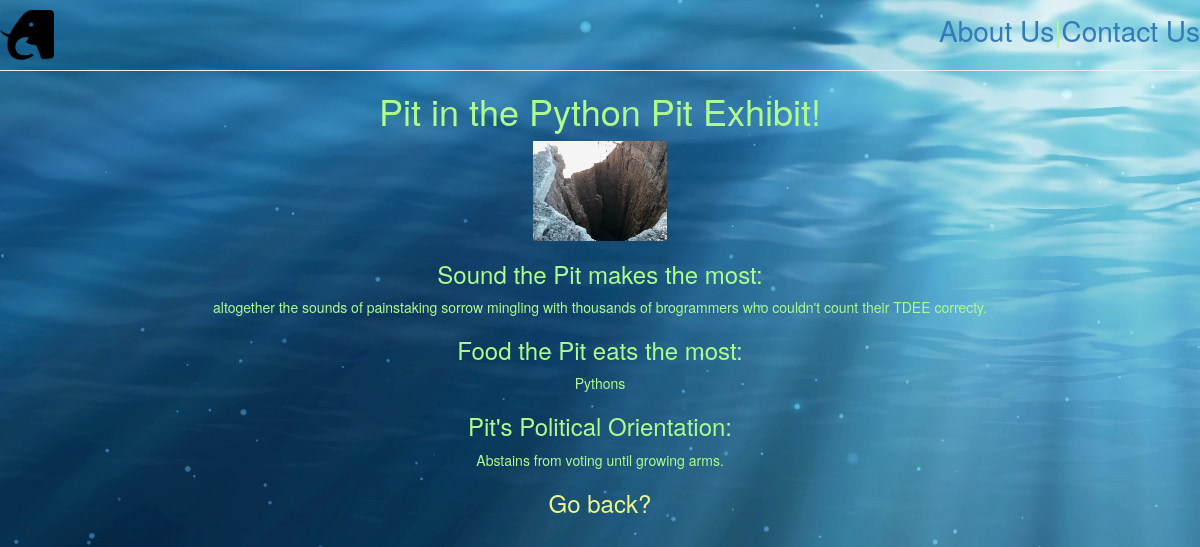
Page /zoo/animal/11 on the committed database.
### zoo/models.py (models this page shows, shortened)
class Animal(models.Model):
    name = models.CharField(max_length=200)
    imageFileName = models.CharField(max_length=200, null=True)
    sound = models.CharField(max_length=200)
    food = models.CharField(max_length=200)
    political = models.CharField(max_length=200)
    exhibit = models.ForeignKey('Exhibit', on_delete=models.SET_NULL, null=True)

class Exhibit(models.Model):
    name = models.CharField(max_length=200, help_text="Enter an Exhibit name.")
    zoo = models.ForeignKey('Zoo', on_delete=models.SET_NULL, null=True)
    hasExit = models.BooleanField(default=False)
    def __str__(self):
        return self.name
    def get_absolute_url(self):
        return reverse('exhibitDetail', args=[str(self.id)])

### zoo/views.py (the view)
# urls.py: path('animal/<int:pk>', views.AnimalDetailView.as_view(), name='animalDetail'),
class AnimalDetailView(generic.DetailView):
    model = Animal

### zoo/templates/zoo/animal_detail.html
{% extends "base_generic.html" %}
{% block content %}
<h1>{{ animal.name }} in the {{ animal.exhibit }} Exhibit!</h1>
{% load static %}
<img class="animalPic" src="{% static animal.imageFileName %}"></img>
<h3>Sound the {{animal.name }} makes the most:</h3>
{{ animal.sound }}
<h3>Food the {{ animal.name }} eats the most:</h3>
{{ animal.food }}
<h3>{{ animal.name }}'s Political Orientation:</h3>
{{ animal.political }}
<h3><a class="goBack" href="{{ animal.exhibit.get_absolute_url }}">Go back?</a></h3>
{% endblock %}

### zoo/static/css/styles.css (style rules this page uses)
html { margin: 0; padding: 0; }
body { color: rgb(174, 251, 142); text-align: center; margin: 0; padding: 0; background-image: url("background.png"); }
.goBack { color:rgb(234, 249, 138); }
.animalPic { height: 100px; }

### rows in the picture
Animal: name "Pit", exhibit "Python Pit", imageFileName (picture), sound "altogether the sounds of painstaking sorrow mingling with thousands of brogrammers who couldn't count their TDEE correcty.", food "Pythons", political "Abstains from voting until growing arms."
